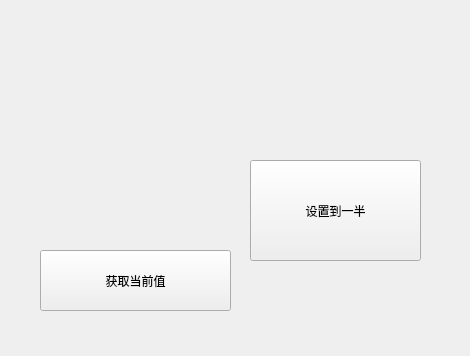
<?xml version="1.0" encoding="UTF-8"?>
<ui version="4.0">
 <class>Widget</class>
 <widget class="QWidget" name="Widget">
  <property name="geometry">
   <rect>
    <x>0</x>
    <y>0</y>
    <width>470</width>
    <height>356</height>
   </rect>
  </property>
  <property name="windowTitle">
   <string>Widget</string>
  </property>
  <widget class="SmallWidget" name="widget" native="true">
   <property name="geometry">
    <rect>
     <x>50</x>
     <y>40</y>
     <width>351</width>
     <height>81</height>
    </rect>
   </property>
  </widget>
  <widget class="QPushButton" name="btn_set">
   <property name="geometry">
    <rect>
     <x>250</x>
     <y>160</y>
     <width>171</width>
     <height>101</height>
    </rect>
   </property>
   <property name="text">
    <string>设置到一半</string>
   </property>
  </widget>
  <widget class="QPushButton" name="btn_get">
   <property name="geometry">
    <rect>
     <x>40</x>
     <y>250</y>
     <width>191</width>
     <height>61</height>
    </rect>
   </property>
   <property name="text">
    <string>获取当前值</string>
   </property>
  </widget>
 </widget>
 <layoutdefault spacing="6" margin="11"/>
 <customwidgets>
  <customwidget>
   <class>SmallWidget</class>
   <extends>QWidget</extends>
   <header location="global">smallwidget.h</header>
   <container>1</container>
  </customwidget>
 </customwidgets>
 <resources/>
 <connections/>
</ui>
